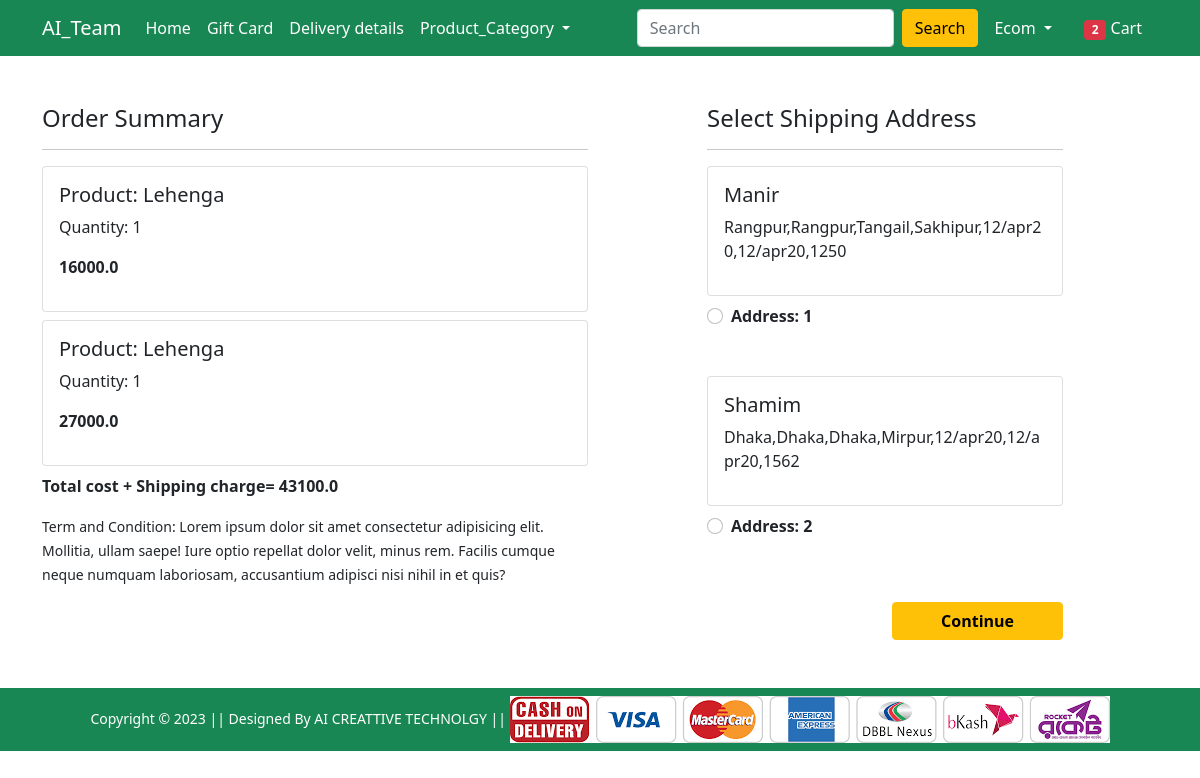
Screenshot of /checkout/ (signed in) with the database file from the repository.
### Shop/models.py (models this page shows, shortened)
class Cart(models.Model):
    user = models.ForeignKey(User, on_delete=models.CASCADE)
    product = models.ForeignKey(Product, on_delete=models.CASCADE)
    quantity = models.PositiveIntegerField(default=1)
    @property
    def total_cost(self):
        return self.quantity * self.product.discounted_price

class Product(models.Model):
    title = models.CharField(max_length=100)
    selling_price = models.FloatField()
    discounted_price = models.FloatField()
    description = models.TextField()
    brand = models.CharField(max_length=100)
    category = models.CharField(choices=CATEGORY_CHOICES,max_length=2)
    product_image = models.ImageField(upload_to='productimg')

class Customer(models.Model):
    user = models.ForeignKey(User, on_delete=models.CASCADE)
    name = models.CharField(max_length=200)
    division = models.CharField(choices=DIVISION_CHOICES, max_length=50)
    district = models.CharField(max_length=200)
    thana = models.CharField(max_length=50)
    villorroad = models.CharField(max_length=50)
    zipcode = models.IntegerField()

### Shop/views.py (the view)
# urls.py: path('checkout/', views.checkout, name='checkout'),
@login_required
def checkout(request):
    totalitem = 0
    user = request.user
    add = Customer.objects.filter(user=user)
    cart_items = Cart.objects.filter(user=user)
    amount = 00
    shipping_amount = 100
    totalamount = 00
    cart_product = [p for p in Cart.objects.all() if p.user==user]
    if cart_product:
        for p in cart_product:
            tempamount = (p.quantity * p.product.discounted_price)
            amount += tempamount
        totalamount = amount + shipping_amount
        if request.user.is_authenticated:
           totalitem = len(Cart.objects.filter(user=request.user))
    return render(request, 'Shop/checkout.html',{'add':add, 'totalamount':totalamount, 'cart_items':cart_items,'totalitem':totalitem })

### Shop/templates/Shop/checkout.html (shortened to what this page needs)
{% extends 'Shop/base.html' %}
{% load static %}
{% block main-content %}
<div class="container">
    <div class="row mt-5">
        <div class="col-sm-6">
            <h4>Order Summary</h4>
            <hr>
            {% for item in cart_items %}
            <div class="card mb-2">
                <div class="card-body">
                    <h5>Product: {{item.product.title}}</h5>
                    <p>Quantity: {{item.quantity}}</p>
                    <p class="fw-bold">{{item.total_cost}}</p>
                </div>
            </div>
            {% endfor %}
            <p class="fw-bold">Total cost + Shipping charge= {{totalamount}}</p>
            <small>Term and Condition: Lorem ipsum dolor sit amet consectetur adipisicing elit. Mollitia, ullam saepe!
                Iure optio repellat dolor velit, minus rem. Facilis cumque neque numquam laboriosam, accusantium
                adipisci nisi nihil in et quis?</small>
        </div>
        <div class="col-sm-4 offset-sm-1">
            <h4>Select Shipping Address</h4>
            <hr>
            <form action="/paymentdone">
                {% for ad in add %}
                <div class="card">
                    <div class="card-body">
                        <h5>{{ad.name}}</h5>
                        <p>{{ad.division}},{{ad.division}},{{ad.district}},{{ad.thana}},{{ad.villorroad}},{{ad.villorroad}},{{ad.zipcode}}</p>
                    </div>
                </div>
                <div class="form-check mt-2 mb-5">
                    <input class="form-check-input" type="radio" name="custid" id="custadd{{forloop.counter}}" value="{{ad.id}}">
                    <label class="form-check-label fw-bold" for="custadd{{forloop.counter}}">
                        Address: {{forloop.counter}}</label>
                </div>
                {% endfor %}
                <div class="text-end">
                    <button type="submit" class="btn btn-warning mt-3 px-5 fw-bold">Continue</button>
                </div>
            </form>
        </div>
    </div>
</div>
{% endblock main-content %}

### Shop/templates/Shop/base.html (shortened to what this page needs)
<!doctype html>
{% load static %}
<html lang="en">
<head>
    <link href="https://cdn.jsdelivr.net/npm/bootstrap@5.0.0-beta1/dist/css/bootstrap.min.css" rel="stylesheet"
>
    <link rel="stylesheet" href="{% static 'Shop/css/owl.carousel.min.css' %}">
    <link rel="stylesheet" href="{% static 'Shop/css/all.min.css' %}">
    <link rel="stylesheet" href="{% static 'Shop/css/style.css' %}">
</head>
<body>
    <nav class="navbar navbar-expand-lg navbar-dark bg-success">
        <div class="container">
            <a class="navbar-brand" href="/">AI_Team</a>
            <div class="collapse navbar-collapse" id="navbarSupportedContent">
                <ul class="navbar-nav me-auto mb-2 mb-lg-0">
                    <li class="nav-item">
                        <a class="nav-link active" aria-current="page" href="/">Home</a>
                    </li>
                    <li class="nav-item">
                        <a class="nav-link active" aria-current="page" href="#">Gift Card</a>
                    </li>
                    <li class="nav-item">
                        <a class="nav-link active" aria-current="page" href="#">Delivery details</a>
                    </li>
                    <li class="nav-item dropdown">
                        <a class="nav-link dropdown-toggle text-white" href="#" id="electronicsDropdown" role="button"
                            data-bs-toggle="dropdown" aria-expanded="false">
                            Product_Category
                        </a>
                    </li>
                </ul>
                <form class="d-flex">
                    <input class="form-control me-2" type="search" placeholder="Search" aria-label="Search">
                    <button class="btn btn-warning" type="submit">Search</button>
                </form>
                <div>
                    <ul class="navbar-nav me-auto mb-2 mb-lg-0">
                        {% if request.user.is_authenticated %}
                        <li class="nav-item dropdown mx-2">
                            <a class="nav-link dropdown-toggle text-white" href="#" id="profileDropdown" role="button"
                                data-bs-toggle="dropdown" aria-expanded="false">
                                {{request.user.username|capfirst}}
                            </a>
                        </li>
                        <li class="nav-item mx-2">
                            <a href="{% url 'showcart' %}" class="nav-link text-white"><span
                                    class="badge bg-danger">{{totalitem}}</span> Cart </a>
                        </li>
                        {% endif %}
                    </ul>
                </div>
            </div>
        </div>
    </nav>
    {% block main-content %} {% endblock main-content %}
    <footer class="container-fluid bg-success text-center p-2 mt-5">
        <small class="text-white">Copyright &copy; 2023 || Designed By AI CREATTIVE TECHNOLGY || </small>
        <img src="{% static 'Shop/images/paymentlogo.png' %}" alt="" srcset="" class="img-fluid" height="2px">
    </footer>
</body>
</html>

### rows the page displays
Cart: product "Lehenga", quantity "1", total_cost "16000.0"
Cart: product "Lehenga", quantity "1", total_cost "27000.0"
Customer: name "Manir", division "Rangpur", district "Tangail", thana "Sakhipur", villorroad "12/apr20", zipcode "1250"
Customer: name "Shamim", division "Dhaka", district "Dhaka", thana "Mirpur", villorroad "12/apr20", zipcode "1562"

### other values shown
{{ request.user.username|capfirst }} "Ecom"
{{ totalitem }} "2"
{{ totalamount }} "43100.0"
